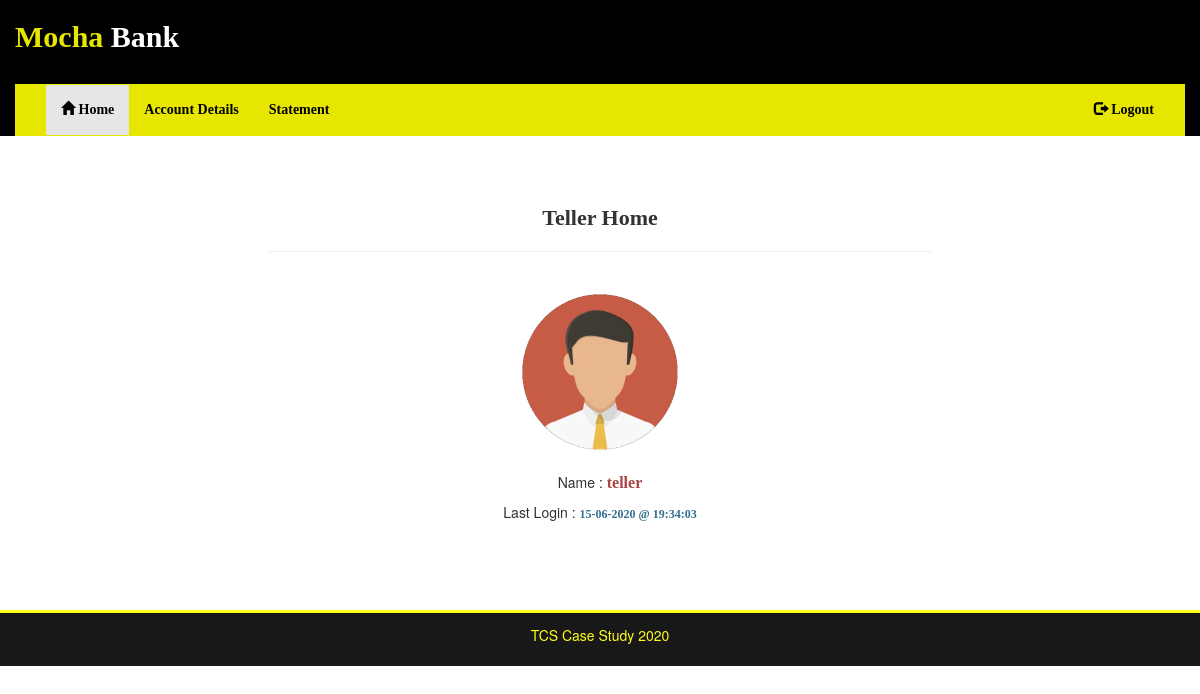
Page /teller (signed in) on the earlier database version.
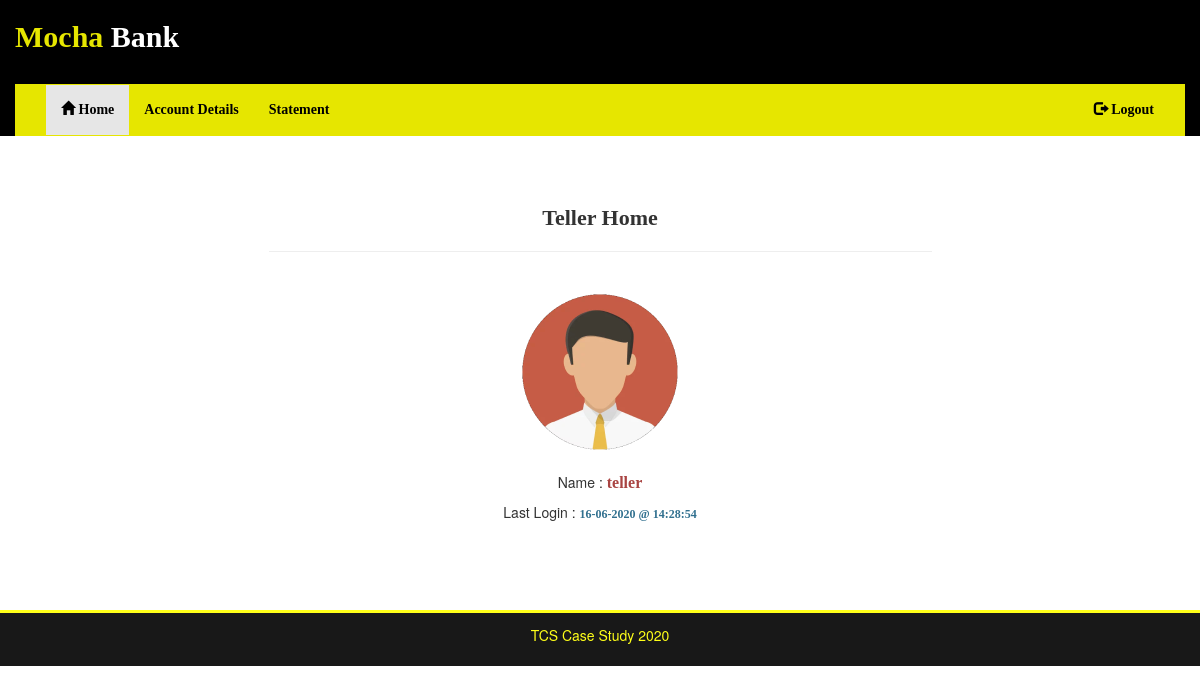
Same page on the later database version.
### bank/models.py (models this page shows, shortened)
class Login(UserMixin, db.Model):
    id = db.Column(db.Integer, primary_key=True)
    uname = db.Column(db.String(20), index=False, unique=True)
    password = db.Column(db.String(128), index=False, unique=False)
    role = db.Column(db.String(20), index=False, unique=False)
    last_login = db.Column(db.DateTime, index=False, unique=False)

### bank/routes.py (the view)
@app.route('/teller')
@login_required
def teller_home():
    if current_user.role == 'customer':
        return redirect(url_for('error_403'))
    return render_template('teller_home.html', page='teller_home')

### bank/models.py (called while the page is built)
@login.user_loader
def load_user(id):
    return db.session.query(Login).filter(Login.id==int(id)).first()

### bank/templates/teller_home.html (shortened to what this page needs)
{% extends 'base.html' %}
{% block nav %}
    {% include 'includes/teller_nav.html' %}
{% endblock %}
{% block content %}
    <h4 class="text-center" style="font:bold 22px Impact">Teller Home</h4>
    <hr>
    <br>
    <div class="text-center">
        <img src="{{ url_for('static', filename='images/user.png') }}" class="img-rounded" alt="User Image">
        <br>
        <br>
        <p>Name : <span class="text-danger" style="font:bold 16px Tahoma;">{{ current_user.uname }}</span style="font:bold 16px Tahoma;"></p>
        <p>Last Login : <span class="text-info" style="font:bold 12px Tahoma;">{{ current_user.last_login.strftime("%d-%m-%Y @ %H:%M:%S") }}</span style="font:bold 16px Tahoma;"></p>
    </div>
    <br>
{% endblock %}

Differences in the rows shown:
changed Login "teller": last_login "15-06-2020 @ 19:34:03" → "16-06-2020 @ 14:28:54"
